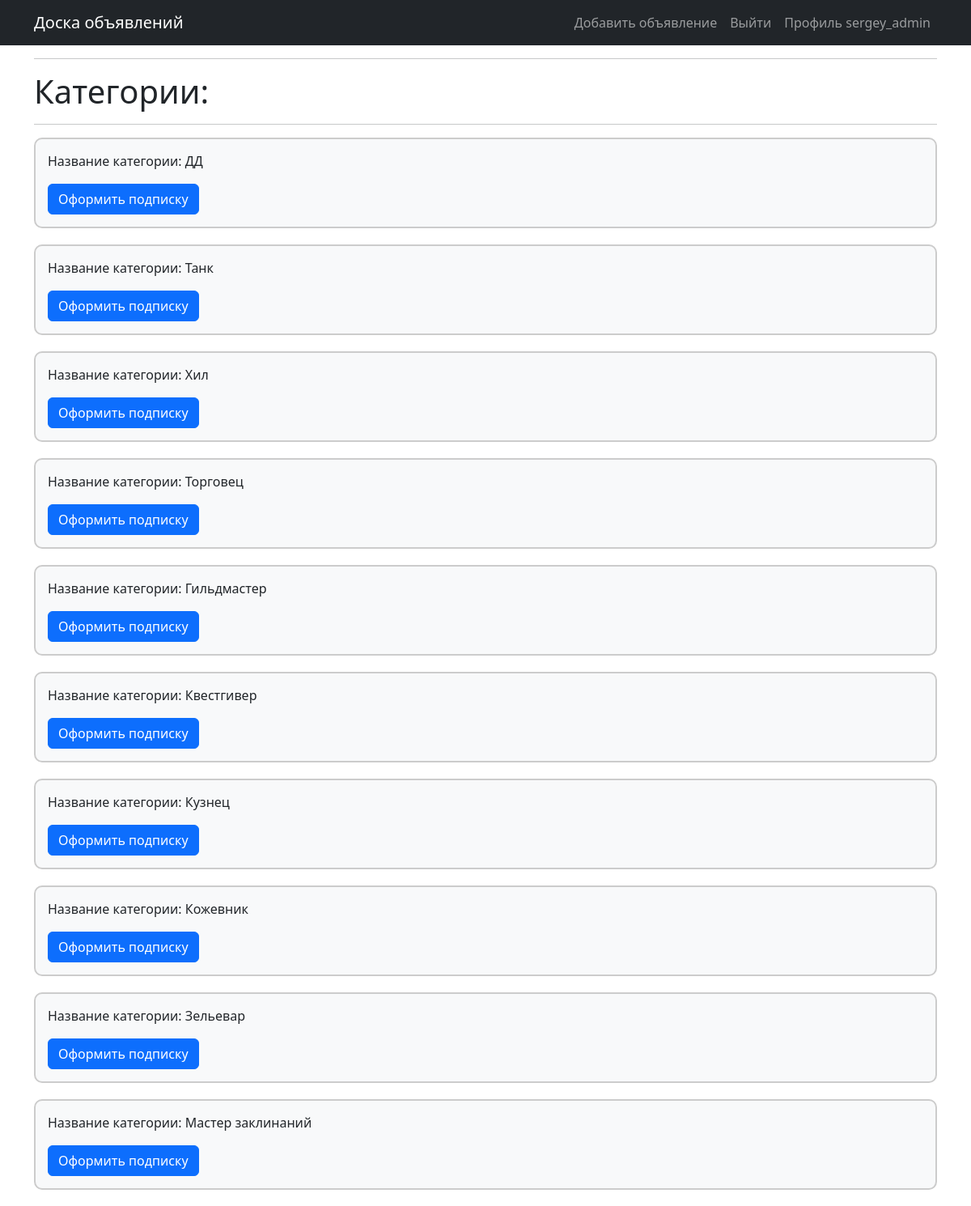
Screenshot of /posts/category_list/ (signed in) with the database file from the repository.
### message_board/models.py (models this page shows, shortened)
class User(AbstractUser):
    code = models.CharField(max_length=15, blank=True, null=True)

class Category(models.Model):
    dd = 'ДД'
    tk = 'Танк'
    hl = 'Хил'
    tr = 'Торговец'
    gm = 'Гильдмастер'
    qg = 'Квестгивер'
    bs = 'Кузнец'
    tn = 'Кожевник'
    pm = 'Зельевар'
    sm = 'Мастер заклинаний'
    CATEGORY_TYPES = [
        (dd, 'DAMAGEDILLER'),
        (tk, 'TANK'),
        (hl, 'HEALER'),
        (tr, 'TRADER'),
        (gm, 'GILDMASTER'),
        (qg, 'QUESTGIVER'),
        (bs, 'BLACKSMITH'),
        (tn, 'TANNER'),
        (pm, 'POTIONMAKER'),
        (sm, 'SPELLMASTER'),
    ]
    name = models.CharField(max_length=17, choices=CATEGORY_TYPES)

### message_board/views.py (the view)
# urls.py: path('category_list/', CategoryList.as_view(), name='category_list'),
class CategoryList(ListView):
    model = Category
    template_name = 'all_categories.html'
    context_object_name = 'categories'
    paginate_by = 10

### templates/all_categories.html
{% extends 'flatpages/default.html' %}
{% block title %}
<hr>
<h1 class="page-title">Категории:</h1>
<hr>
{% endblock title %}
{% block content %}
    {% for category in categories %}
        <div style="border: 2px solid #ccc; border-radius: 10px; padding: 15px; margin-bottom: 20px; background-color: #f8f9fa;">
            <p>Название категории: {{ category.name }}</p>
            {% if user.is_authenticated %}
                <a class="btn btn-primary", href="">Оформить подписку</a>
            {% else %}
                <p>Авторизуйтесь, что бы оформить подписку:</p>
                <a class="btn btn-primary", href="{% url 'profile' %}">Войти</a>
            {% endif %}
        </div>
    {% endfor %}
 {% endblock content %}

### templates/flatpages/default.html (shortened to what this page needs)
<!DOCTYPE html>
<html lang="en">
    <head>
        {% load static %}
        <link href="{% static 'css/styles.css' %}" rel="stylesheet" />
    </head>
    <body>
        <nav class="navbar navbar-expand-lg navbar-dark bg-dark">
            <div class="container">
                <a class="navbar-brand" href="{% url 'posts_list' %}">Доска объявлений</a>
                <div class="collapse navbar-collapse" id="navbarSupportedContent">
                    <ul class="navbar-nav ms-auto mb-2 mb-lg-0">
                        {% if user.is_authenticated %}
                            <li class="nav-item"><a class="nav-link" href="{% url 'post_create' %}">Добавить объявление</a></li>
                            <li class="nav-item"><a class="nav-link" href="{% url 'logout' %}">Выйти</a></li>
                            <a class="nav-link" id="navbarDropdown" href="{% url 'profile' %}" role="button" data-bs-toggle="dropdown" aria-expanded="false">Профиль {{ request.user.username }}</a>
                        {% else %}
                            <li class="nav-item"><a class="nav-link" href="{% url 'profile' %}">Войти</a></li>
                        {% endif %}
                    </ul>
                </div>
            </div>
        </nav>
        <div class="container">
            <div class="row">
                <div class="col-lg-12 ">
                    {% block title %}{%endblock title %}
                    {% block content %}{% endblock content %}
                </div>
            </div>
        </div>
    </body>
</html>

### rows the page displays
User: user.username "sergey_admin"
Category: name "ДД"
Category: name "Танк"
Category: name "Хил"
Category: name "Торговец"
Category: name "Гильдмастер"
Category: name "Квестгивер"
Category: name "Кузнец"
Category: name "Кожевник"
Category: name "Зельевар"
Category: name "Мастер заклинаний"
